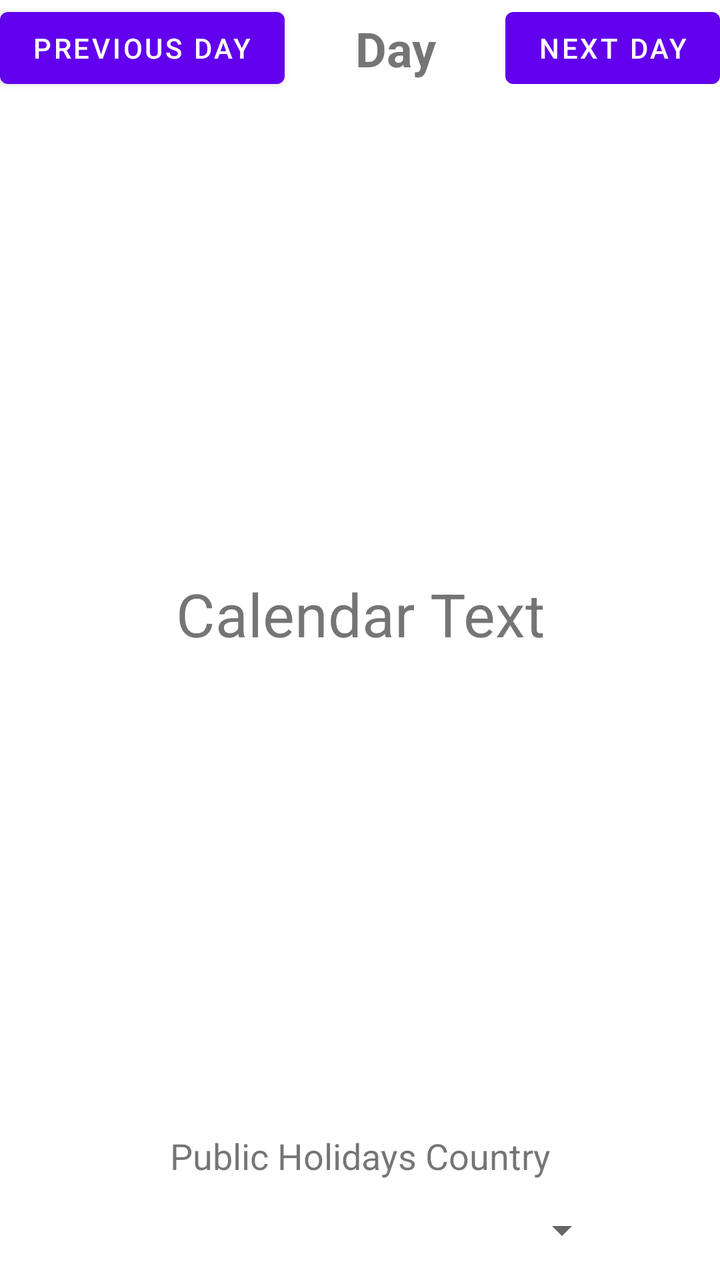
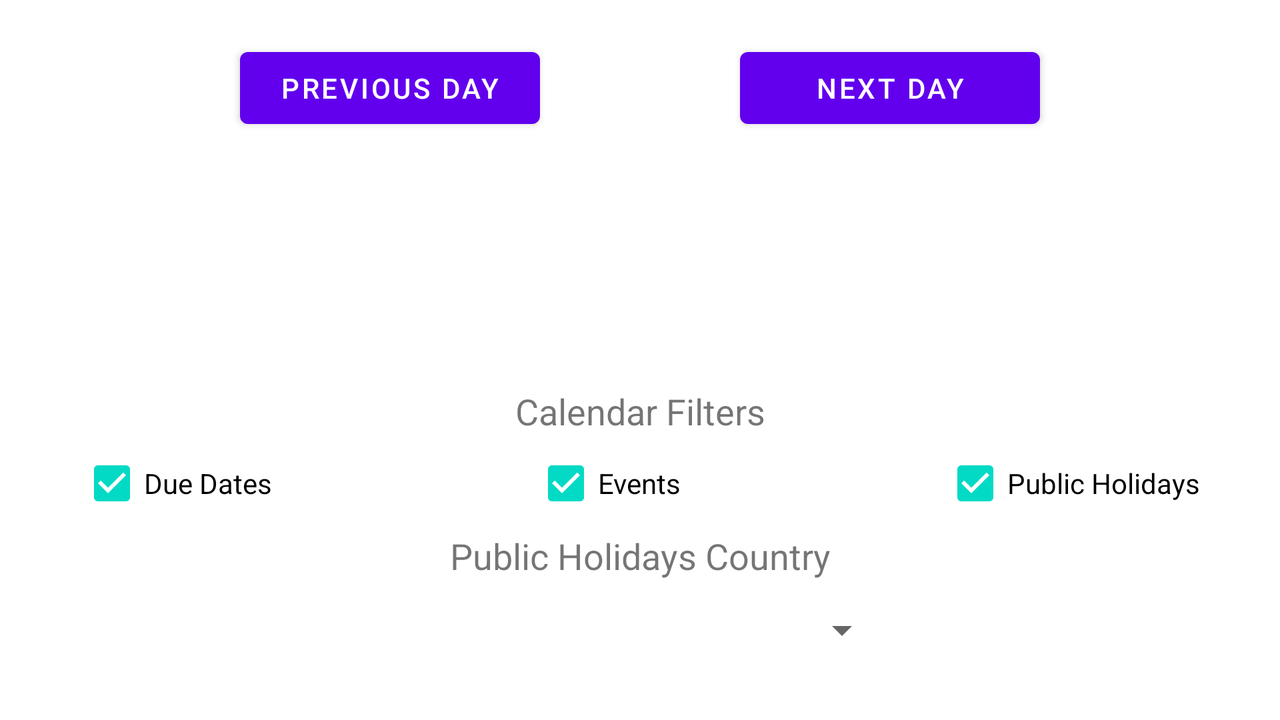

An Android layout and its configuration variant, each rendered on a device that would load it. The default file and the variant file are quoted in full after the pictures.
<!-- AndroidManifest.xml: application theme Theme.CalendarNotes -->
<!-- res/layout/fragment_calendar.xml -->
<?xml version="1.0" encoding="utf-8"?>
<androidx.constraintlayout.widget.ConstraintLayout xmlns:android="http://schemas.android.com/apk/res/android"
    xmlns:app="http://schemas.android.com/apk/res-auto"
    xmlns:tools="http://schemas.android.com/tools"
    android:layout_width="match_parent"
    android:layout_height="match_parent"
    tools:context=".fragment.CalendarFragment">

    <TextView
        android:id="@+id/dayText"
        android:layout_width="wrap_content"
        android:layout_height="wrap_content"
        android:gravity="center"
        android:text="Day"
        android:textSize="24sp"
        android:textStyle="bold"
        app:layout_constraintBottom_toBottomOf="@+id/previousDayButton"
        app:layout_constraintEnd_toStartOf="@+id/nextDayButton"
        app:layout_constraintStart_toEndOf="@+id/previousDayButton"
        app:layout_constraintTop_toTopOf="parent" />

    <Button
        android:id="@+id/previousDayButton"
        android:layout_width="wrap_content"
        android:layout_height="wrap_content"
        android:layout_weight="1"
        android:text="@string/previous_day"
        app:layout_constraintStart_toStartOf="parent"
        app:layout_constraintTop_toTopOf="parent" />

    <Button
        android:id="@+id/nextDayButton"
        android:layout_width="wrap_content"
        android:layout_height="wrap_content"
        android:layout_weight="1"
        android:text="@string/next_day"
        app:layout_constraintEnd_toEndOf="parent"
        app:layout_constraintTop_toTopOf="parent" />


    <ScrollView
        android:layout_width="wrap_content"
        android:layout_height="wrap_content"
        app:layout_constraintBottom_toTopOf="@id/countrySpinnerLabel"
        app:layout_constraintEnd_toEndOf="parent"
        app:layout_constraintStart_toStartOf="parent"
        app:layout_constraintTop_toBottomOf="@id/nextDayButton">

        <TextView
            android:id="@+id/calendarText"
            android:layout_width="wrap_content"
            android:layout_height="wrap_content"
            android:gravity="center"
            android:text="Calendar Text"
            android:textSize="30sp" />
    </ScrollView>

    <TextView
        android:id="@+id/countrySpinnerLabel"
        android:layout_width="match_parent"
        android:layout_height="wrap_content"
        android:labelFor="@+id/nameBox"
        android:text="@string/select_country_for_public_holidays"
        android:textSize="18sp"
        android:gravity="center"
        app:layout_constraintBottom_toTopOf="@+id/countrySpinner"
        app:layout_constraintEnd_toEndOf="parent"
        app:layout_constraintStart_toStartOf="parent" />

    <Spinner
        android:id="@+id/countrySpinner"
        android:layout_width="250dp"
        android:layout_height="50dp"
        app:layout_constraintBottom_toBottomOf="parent"
        app:layout_constraintEnd_toEndOf="parent"
        app:layout_constraintStart_toStartOf="parent" />

</androidx.constraintlayout.widget.ConstraintLayout>
<!-- resources referenced by this layout -->
<resources>
  <string name="next_day">Next Day</string>
  <string name="previous_day">Previous Day</string>
  <string name="select_country_for_public_holidays">Public Holidays Country</string>
  <style name="Theme.CalendarNotes" parent="Theme.MaterialComponents.DayNight.NoActionBar">
          
          <item name="colorPrimary">@color/purple_500</item>
          <item name="colorPrimaryVariant">@color/purple_700</item>
          <item name="colorOnPrimary">@color/white</item>
          
          <item name="colorSecondary">@color/teal_200</item>
          <item name="colorSecondaryVariant">@color/teal_700</item>
          <item name="colorOnSecondary">@color/black</item>
          
          <item name="android:statusBarColor" tools:targetApi="l">?attr/colorPrimaryVariant</item>
          
      </style>
</resources>
<!-- res/layout-land/fragment_calendar.xml (the repository's variant of the layout above) -->
<!-- drawn on the phone turned sideways -->
<?xml version="1.0" encoding="utf-8"?>
<androidx.constraintlayout.widget.ConstraintLayout xmlns:android="http://schemas.android.com/apk/res/android"
    xmlns:app="http://schemas.android.com/apk/res-auto"
    xmlns:tools="http://schemas.android.com/tools"
    android:layout_width="match_parent"
    android:layout_height="match_parent"
    tools:context=".fragment.CalendarFragment"
    android:padding="20dp">

    <Button
        android:id="@+id/previousDayButton"
        android:layout_width="150dp"
        android:layout_height="wrap_content"
        android:layout_weight="1"
        android:text="@string/previous_day"
        app:layout_constraintEnd_toStartOf="@+id/nextDayButton"
        app:layout_constraintStart_toStartOf="parent"
        app:layout_constraintTop_toTopOf="parent" />

    <Button
        android:id="@+id/nextDayButton"
        android:layout_width="150dp"
        android:layout_height="wrap_content"
        android:layout_weight="1"
        android:text="@string/next_day"
        app:layout_constraintEnd_toEndOf="parent"
        app:layout_constraintStart_toEndOf="@+id/previousDayButton"
        app:layout_constraintTop_toTopOf="parent" />

    <TextView
        android:id="@+id/dayText"
        android:layout_width="wrap_content"
        android:layout_height="wrap_content"
        android:layout_margin="10dp"
        android:gravity="center"
        android:textSize="30sp"
        android:textStyle="bold"
        app:layout_constraintEnd_toEndOf="parent"
        app:layout_constraintStart_toStartOf="parent"
        app:layout_constraintTop_toBottomOf="@id/previousDayButton" />

    <ScrollView
        android:layout_width="match_parent"
        android:layout_height="wrap_content"
        app:layout_constraintHeight_max="wrap"
        app:layout_constraintHeight_percent="0.3"
        app:layout_constrainedHeight="true"
        app:layout_constraintBottom_toTopOf="@id/calendarFilters"
        app:layout_constraintEnd_toEndOf="parent"
        app:layout_constraintStart_toStartOf="parent"
        app:layout_constraintTop_toBottomOf="@id/dayText">

        <TextView
            android:id="@+id/calendarText"
            android:layout_width="match_parent"
            android:layout_height="wrap_content"
            android:gravity="center"
            android:textSize="28sp" />
    </ScrollView>


    <TextView
        android:id="@+id/calendarFilters"
        android:layout_width="match_parent"
        android:layout_height="wrap_content"
        android:text="@string/calendar_filters"
        android:textSize="18sp"
        android:gravity="center"
        app:layout_constraintBottom_toTopOf="@+id/dueDatesCheckbox" />

    <CheckBox
        android:id="@+id/dueDatesCheckbox"
        android:layout_width="wrap_content"
        android:layout_height="wrap_content"
        android:layout_marginStart="20dp"
        android:checked="true"
        android:text="@string/due_dates"
        app:layout_constraintBottom_toTopOf="@+id/countrySpinnerLabel"
        app:layout_constraintStart_toStartOf="parent" />

    <CheckBox
        android:id="@+id/eventsCheckbox"
        android:layout_width="wrap_content"
        android:layout_height="wrap_content"
        android:layout_marginHorizontal="20dp"
        android:checked="true"
        android:text="@string/events"
        app:layout_constraintBottom_toTopOf="@+id/countrySpinnerLabel"
        app:layout_constraintEnd_toStartOf="@+id/publicHolidaysCheckbox"
        app:layout_constraintStart_toEndOf="@+id/dueDatesCheckbox" />

    <CheckBox
        android:id="@+id/publicHolidaysCheckbox"
        android:layout_width="wrap_content"
        android:layout_height="wrap_content"
        android:layout_marginEnd="20dp"
        android:checked="true"
        android:text="@string/public_holidays"
        app:layout_constraintBottom_toTopOf="@+id/countrySpinnerLabel"
        app:layout_constraintEnd_toEndOf="parent" />

    <TextView
        android:id="@+id/countrySpinnerLabel"
        android:layout_width="match_parent"
        android:layout_height="wrap_content"
        android:labelFor="@+id/nameBox"
        android:text="@string/select_country_for_public_holidays"
        android:textSize="18sp"
        android:gravity="center"
        app:layout_constraintBottom_toTopOf="@+id/countrySpinner"
        app:layout_constraintEnd_toEndOf="parent"
        app:layout_constraintStart_toStartOf="parent" />

    <Spinner
        android:id="@+id/countrySpinner"
        android:layout_width="250dp"
        android:layout_height="50dp"
        app:layout_constraintBottom_toBottomOf="parent"
        app:layout_constraintEnd_toEndOf="parent"
        app:layout_constraintStart_toStartOf="parent" />

</androidx.constraintlayout.widget.ConstraintLayout>
<!-- resources referenced by the variant -->
<!-- as the phone turned sideways resolves them -->
<resources>
  <string name="calendar_filters">Calendar Filters</string>
  <string name="due_dates">Due Dates</string>
  <string name="events">Events</string>
  <string name="next_day">Next Day</string>
  <string name="previous_day">Previous Day</string>
  <string name="public_holidays">Public Holidays</string>
  <string name="select_country_for_public_holidays">Public Holidays Country</string>
  <style name="Theme.CalendarNotes" parent="Theme.MaterialComponents.DayNight.NoActionBar">
          
          <item name="colorPrimary">@color/purple_500</item>
          <item name="colorPrimaryVariant">@color/purple_700</item>
          <item name="colorOnPrimary">@color/white</item>
          
          <item name="colorSecondary">@color/teal_200</item>
          <item name="colorSecondaryVariant">@color/teal_700</item>
          <item name="colorOnSecondary">@color/black</item>
          
          <item name="android:statusBarColor" tools:targetApi="l">?attr/colorPrimaryVariant</item>
          
      </style>
</resources>
